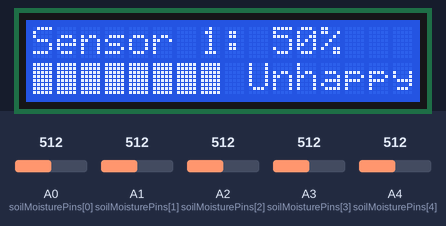
Bench run of a sketch on a simulated Arduino Uno, built with avr-gcc and run on an emulated ATmega328P. On the bench: 16×2 character LCD. The inputs (shaded band) are chosen by the test bench; at power-on: A0 (soilMoisturePins[0]) = 512, A1 (soilMoisturePins[1]) = 512, A2 (soilMoisturePins[2]) = 512, A3 (soilMoisturePins[3]) = 512, A4 (soilMoisturePins[4]) = 512. What the sketch prints to the serial monitor is not drawn.

Above: at 3.2 s.
3.3 s: A0 (soilMoisturePins[0]) set to 716
At 12.9 s:
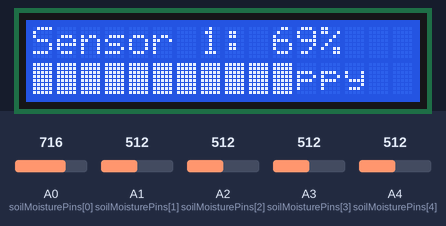
15.6 s: A1 (soilMoisturePins[1]) set to 306
At 25.0 s:
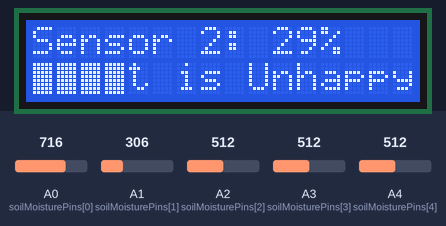
27.6 s: A2 (soilMoisturePins[2]) set to 50
At 37.1 s:
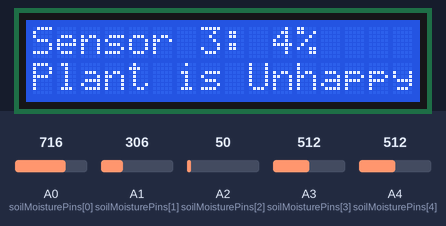
39.7 s: A3 (soilMoisturePins[3]) set to 992
At 49.3 s:
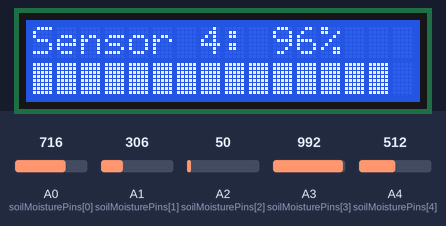
51.7 s: A4 (soilMoisturePins[4]) set to 716
At 61.4 s:
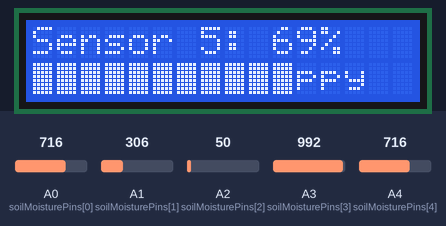
63.8 s: A2 (soilMoisturePins[2]) set to 30
At 66.8 s:
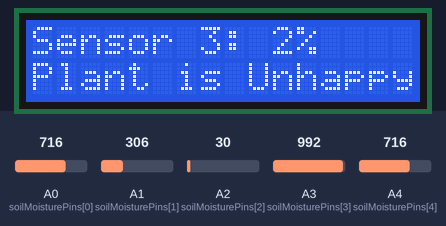
Timing chart, 0 to 68.3 s (numbered marks = the images above; inputs shaded):
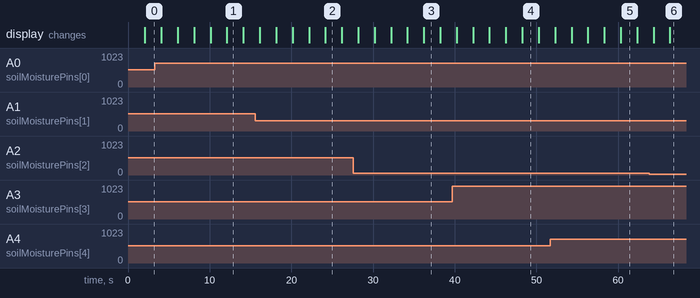

The sketch:

soil_sensor.ino
```cpp
#include <LiquidCrystal.h>

// Define the analog pins for each soil moisture sensor
const int soilMoisturePins[] = {A0, A1, A2, A3, A4};  // Sensors connected to A0-A4
const int numSensors = 5;  // Number of sensors

// Set up the LCD (with parallel connection)
LiquidCrystal lcd(12, 11, 5, 4, 3, 2);  // RS, E, D4, D5, D6, D7 pins

// Moisture threshold (adjust this based on your sensor calibration)
const int moistureThreshold = 60; // Above 60% means the plant is happy, below means needs water

void setup() {
  // Start serial communication
  Serial.begin(9600);

  // Initialize the LCD
  lcd.begin(16, 2);  // 16 columns, 2 rows
  lcd.setCursor(0, 0);
  lcd.print("Soil Moisture");  // Display a header message
  delay(2000);  // Wait for 2 seconds to let user see the header
}

void loop() {
  // Loop through each soil moisture sensor and display its value
  for (int i = 0; i < numSensors; i++) {
    int moistureValue = analogRead(soilMoisturePins[i]);

    // Map the moisture value to a percentage (0 to 100)
    int moisturePercentage = map(moistureValue, 0, 1023, 0, 100);

    // Determine the plant's mood based on the moisture level
    String plantMood = (moisturePercentage >= moistureThreshold) ? "Happy" : "Unhappy";

    // Display sensor info on the LCD
    lcd.clear();  // Clear the screen for the next update
    lcd.setCursor(0, 0);
    lcd.print("Sensor ");
    lcd.print(i + 1);  // Show the sensor number
    lcd.print(": ");
    lcd.print(moisturePercentage);
    lcd.print("%");

    // Display plant's mood (happy or unhappy)
    lcd.setCursor(0, 1);
    lcd.print("Plant is ");
    lcd.print(plantMood);

    // Draw a progress bar on the second row to indicate moisture level
    lcd.setCursor(0, 1);  // Move cursor to second row
    int progressBarLength = map(moisturePercentage, 0, 100, 0, 16); // 16 is the max length of the bar
    for (int j = 0; j < progressBarLength; j++) {
      lcd.write(255);  // Character 255 is a solid block
    }

    // Print to Serial Monitor for debugging
    Serial.print("Sensor ");
    Serial.print(i + 1);
    Serial.print(" Moisture Level: ");
    Serial.print(moisturePercentage);
    Serial.print("% - ");
    Serial.println(plantMood);

    // Wait for a short time before updating the next sensor
    delay(2000);  // Delay 2 seconds between updates for each sensor
  }
}
```

Measured:
- after the input at 3.3 s, the display: first differs from a run without the input after 8.8 s (image 1)
- after the input at 15.6 s, the display: first differs from a run without the input after 8.6 s (image 2)
- after the input at 27.6 s, the display: first differs from a run without the input after 8.6 s (image 3)
- after the input at 39.7 s, the display: first differs from a run without the input after 8.6 s (image 4)
- what the display in image 1 shows lasts 2.0 s, from 12.1 s to 14.1 s
